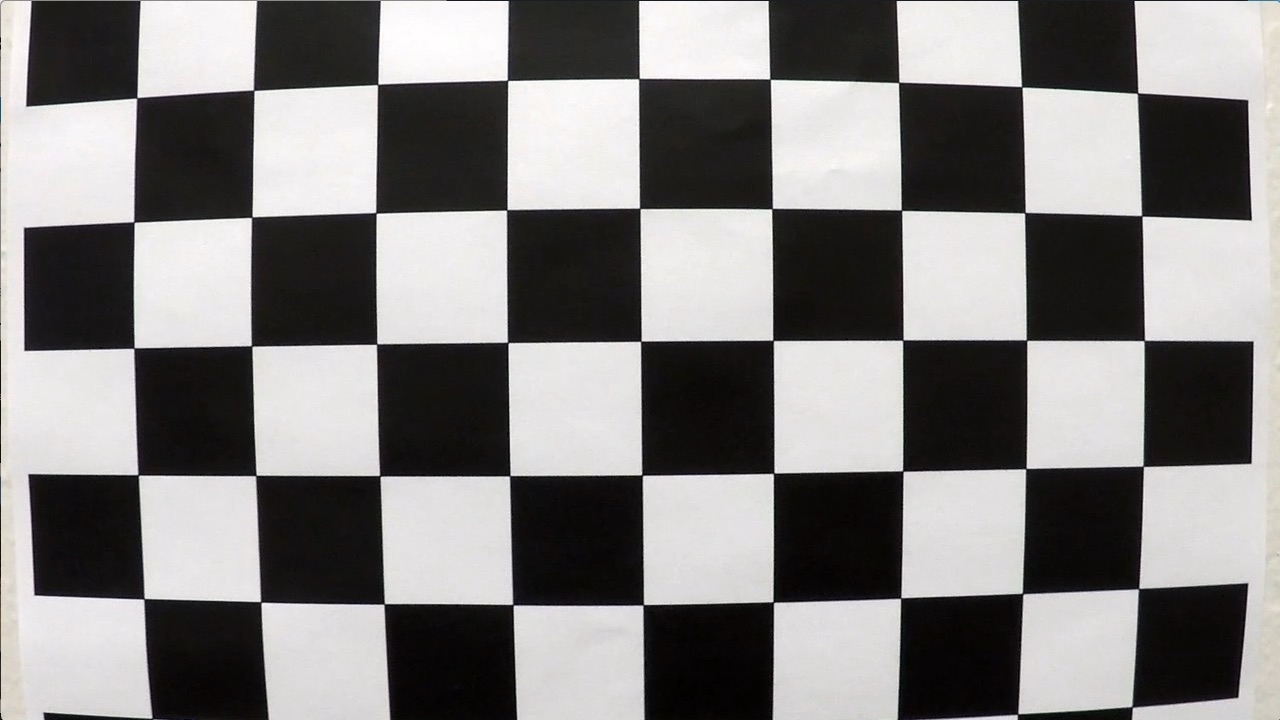
#> input picture camera_cal/calibration1.jpg, 1280 x 720 px
$ python -i image_processing.py   (imports and definitions only)   (older library calls are emulated)
#> lines starting #> are read from the running program, lines starting #| are printed output that depends on the picture; after the words box and inside, x2 and y2 are one past the last pixel; in counts of white or black regions, pixels touching at a corner belong together
#> further down, picture is the input picture: shape (720, 1280, 3); mean B, G, R 127.8, 128.4, 130.1
#> in colour_mask, `hsv = cv2.cvtColor(frame, cv2.COLOR_BGR2HSV)`: hsv: shape (720, 1280, 3); mean H, S, V 82.1, 23, 130.3
#> in colour_mask, `yellow = cv2.inRange(hsv, settings.YELLOW_LOW, settings.YELLOW_HIGH)`: yellow: shape (720, 1280); every value is 0
"""
image_processing.py

The per-frame image steps that come before the lane search:
  1. undistort the frame with the camera calibration
  2. build a colour mask (yellow paint + thin bright stripes)
  3. build an edge mask (Sobel in x direction, only on weak stripes)
  4. combine both into one black/white "lane pixel" image
  5. warp it to a bird's-eye view
"""

import cv2
import numpy as np

import settings


class Camera:
    """Holds the calibration, the perspective matrices and the ROI."""

    # [12 lines left out: function __init__, not called in this run]

    def undistort(self, frame):
        return cv2.undistort(frame, self.camera_matrix, self.dist_coeffs)

    # [11 lines left out: functions warp, region_of_interest_mask, not called in this run]


def stripe_mask(lightness, contrast):
    """
    Pixels that are brighter than the road STRIPE_DISTANCE pixels to the
    left AND to the right of them, i.e. thin bright stripes like paint.
    np.roll shifts the whole image sideways so we can compare every pixel
    with its neighbours in one go. (It wraps around at the image border,
    but the border is outside the ROI anyway.)
    """
#> called with contrast = 15
    d = settings.STRIPE_DISTANCE
    centre = lightness.astype(np.int16)  # int16 so differences can be negative
    left_neighbour = np.roll(centre, d, axis=1)
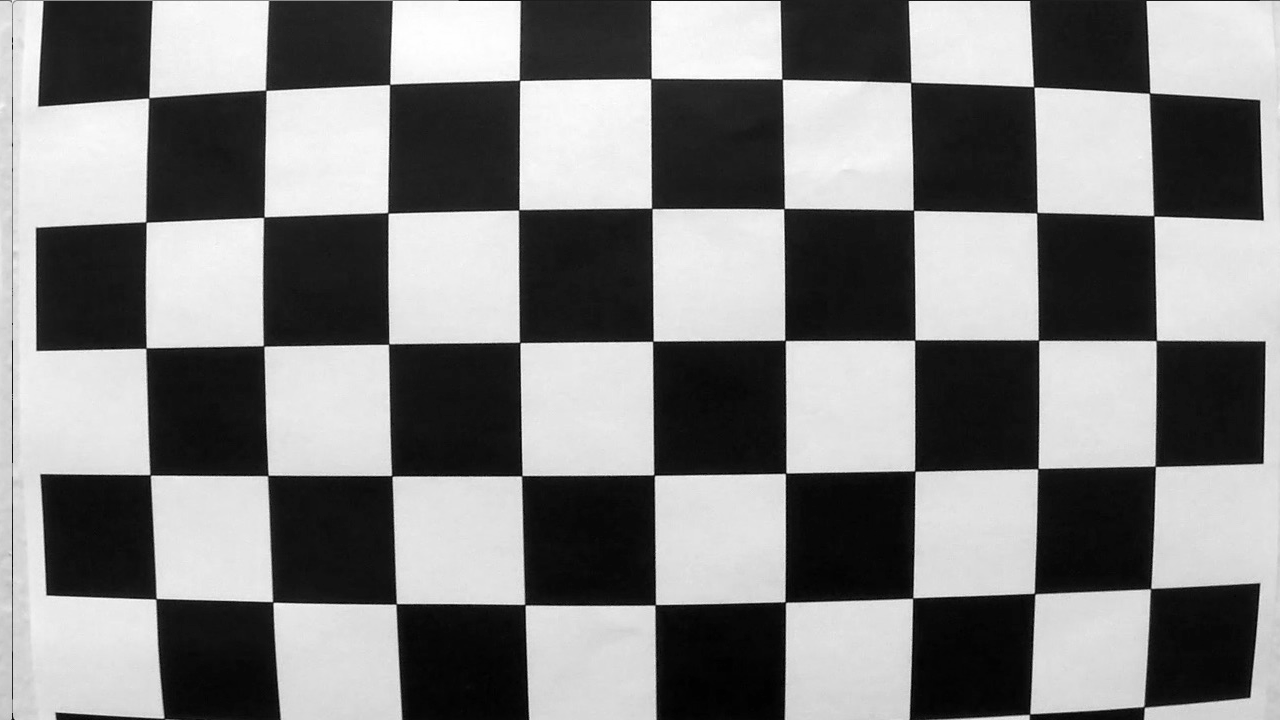
#> left_neighbour: shape (720, 1280) int16; min 0, max 255, mean 128.9
    right_neighbour = np.roll(centre, -d, axis=1)
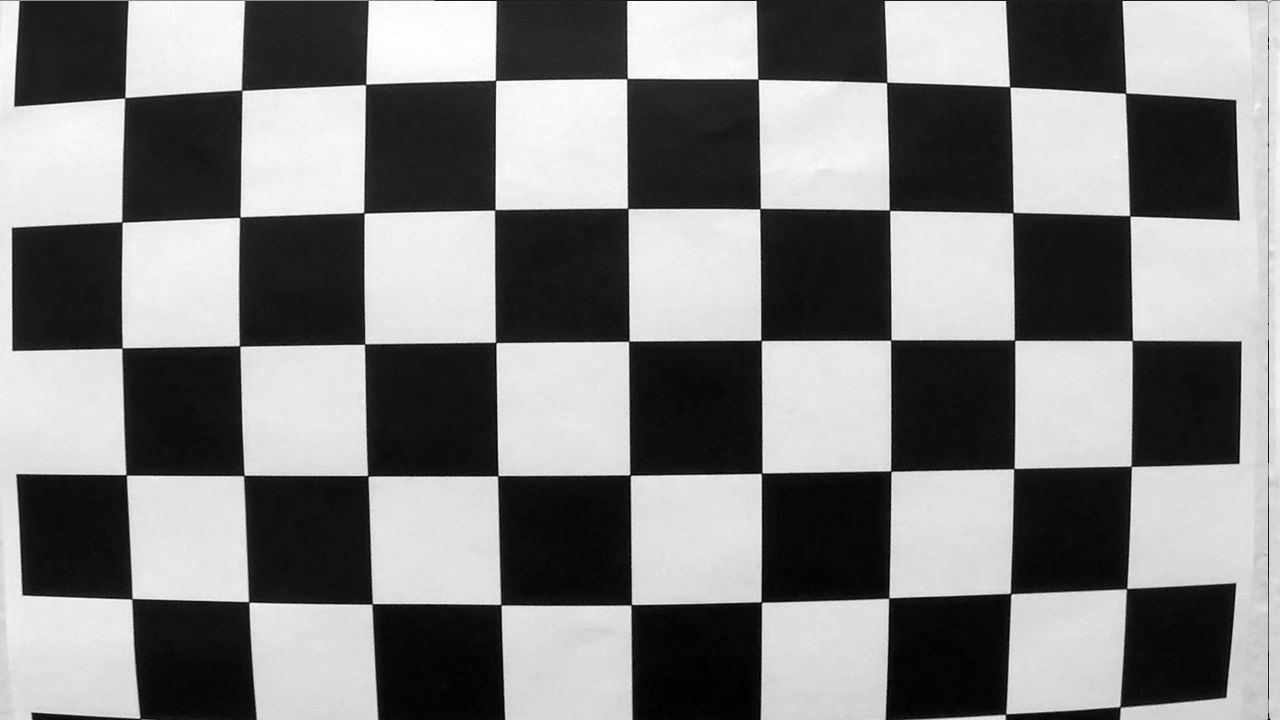
#> right_neighbour: shape (720, 1280) int16; min 0, max 255, mean 128.9
    stripe = ((centre - left_neighbour) > contrast) &              ((centre - right_neighbour) > contrast) &              (centre >= settings.STRIPE_MIN_L)
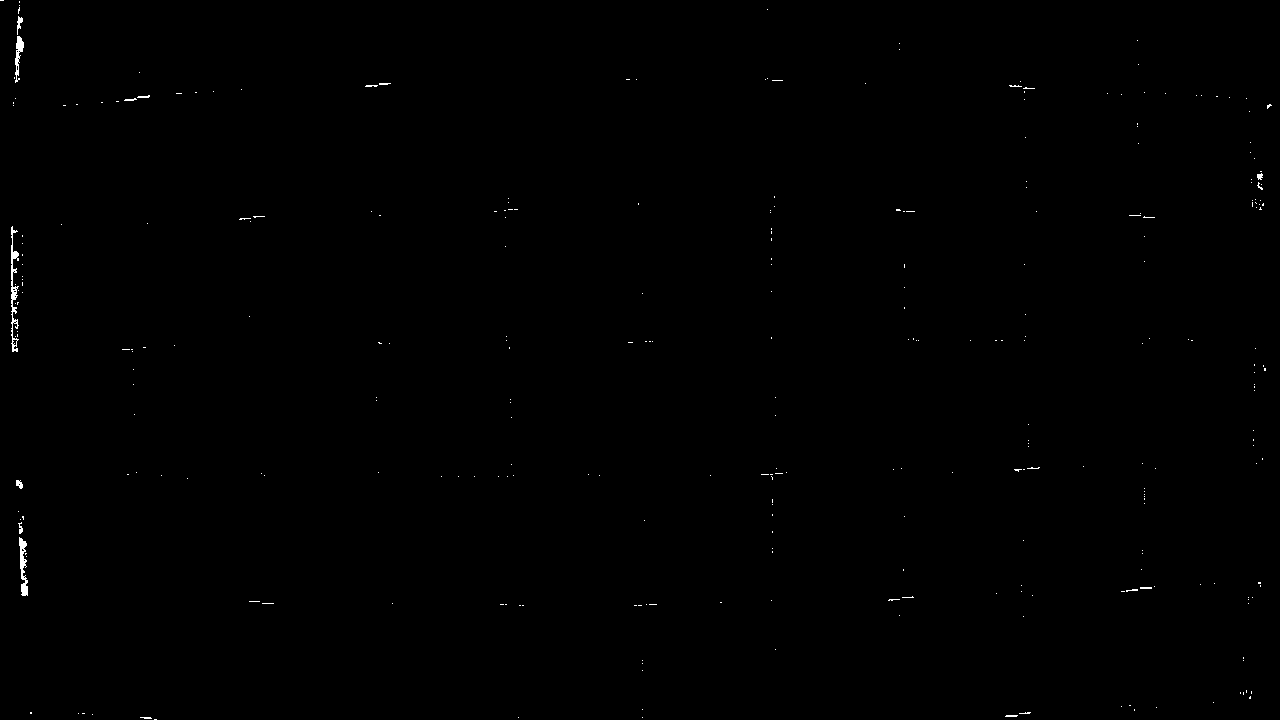
#> stripe: shape (720, 1280) bool; 0.21% white in thin lines or dots
    return np.where(stripe, 255, 0).astype(np.uint8)
#> returned value: shape (720, 1280); 0.21% white in thin lines or dots


def colour_mask(frame):
    """Pixels that look like lane paint: yellow, or a bright thin stripe."""
    hsv = cv2.cvtColor(frame, cv2.COLOR_BGR2HSV)
    lightness = cv2.cvtColor(frame, cv2.COLOR_BGR2HLS)[:, :, 1]

    yellow = cv2.inRange(hsv, settings.YELLOW_LOW, settings.YELLOW_HIGH)
    bright_stripes = stripe_mask(lightness, settings.STRIPE_CONTRAST)
    return cv2.bitwise_or(yellow, bright_stripes)


# [24 lines left out: functions edge_mask, lane_pixel_mask, not called in this run]

>>> import cv2
>>> picture = cv2.imread('camera_cal/calibration1.jpg')
>>> result = colour_mask(picture)

$ run again, on camera_cal/calibration11.jpg
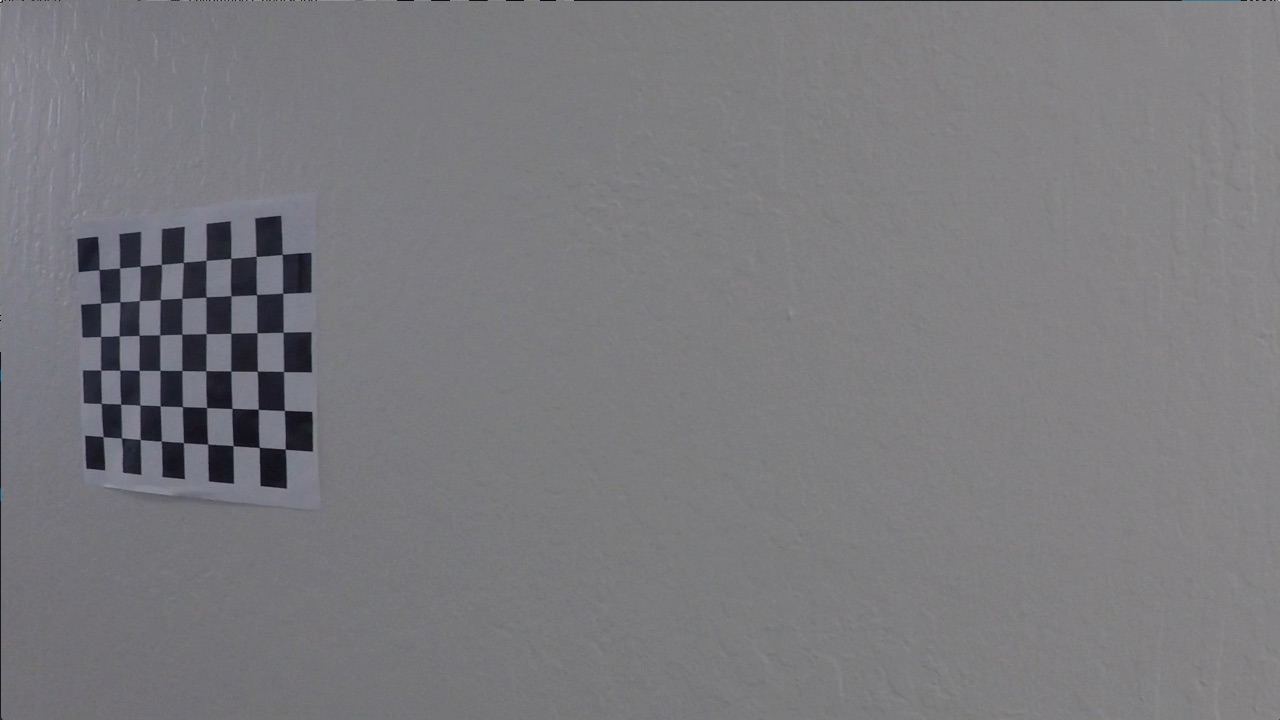
#> input picture camera_cal/calibration11.jpg, 1280 x 720 px
#> picture is the input picture: shape (720, 1280, 3); mean B, G, R 125.2, 121.7, 122.2
#> hsv: shape (720, 1280, 3); mean H, S, V 112.2, 9, 125.3
#> yellow: shape (720, 1280); every value is 0
#> in stripe_mask, `left_neighbour = np.roll(centre, d, axis=1)`:
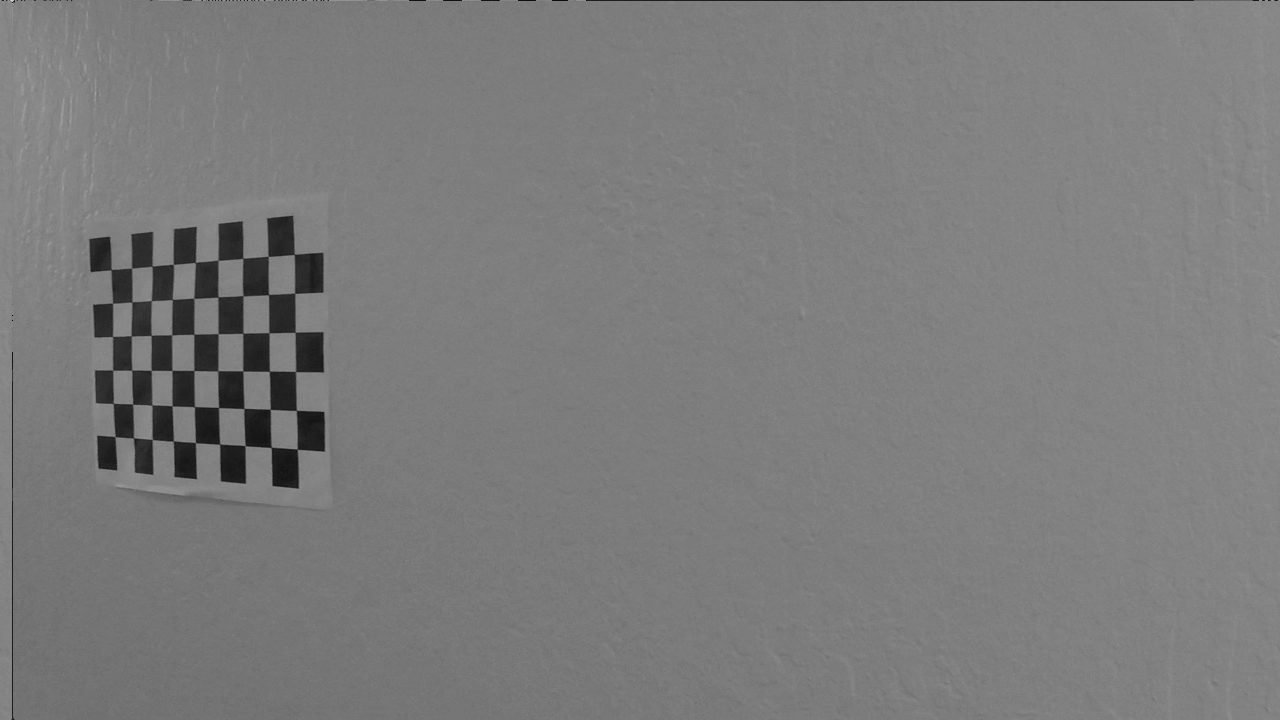
#> left_neighbour: shape (720, 1280) int16; min 2, max 207, mean 123.6
#> in stripe_mask, `stripe = ((centre - left_neighbour) > contrast) &              ((centr..`:
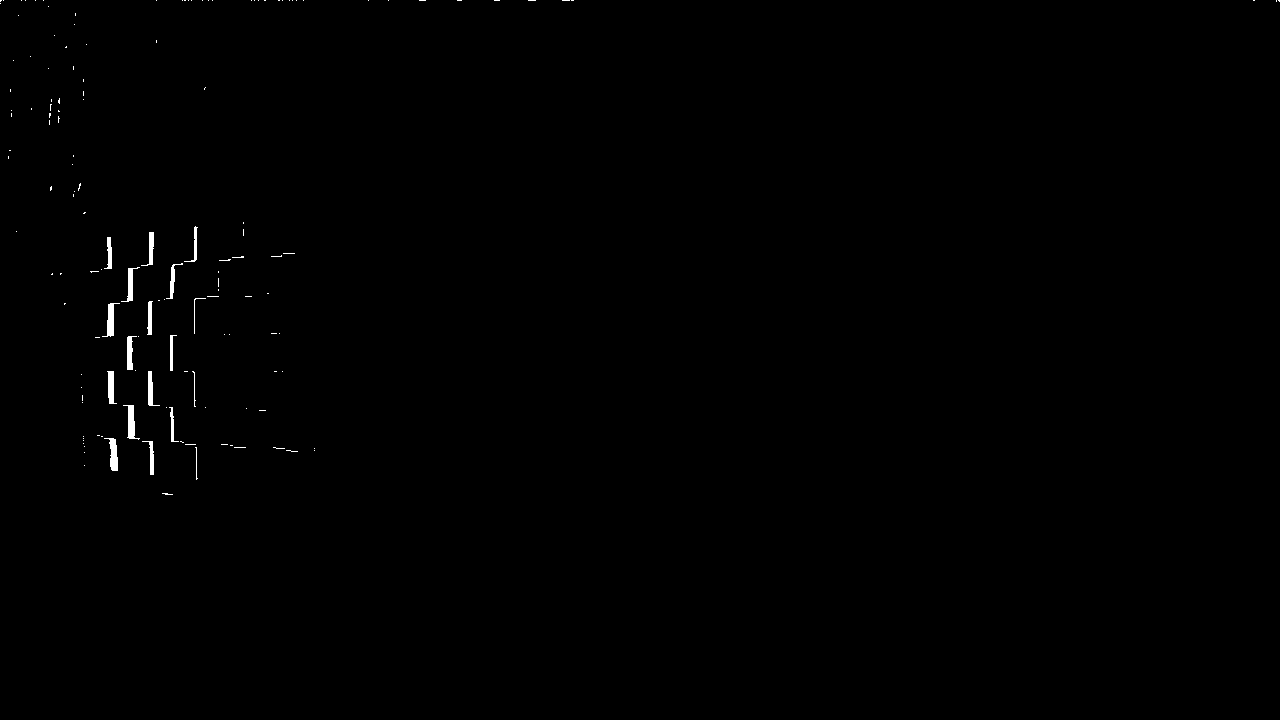
#> stripe: shape (720, 1280) bool; 0.33% white; 147 white regions (129 under 20 px), largest, box (x1, y1, x2, y2) and area: (123, 405, 140, 440) 232, (104, 438, 118, 471) 232, (102, 303, 120, 337) 225

$ run again, on camera_cal/calibration12.jpg
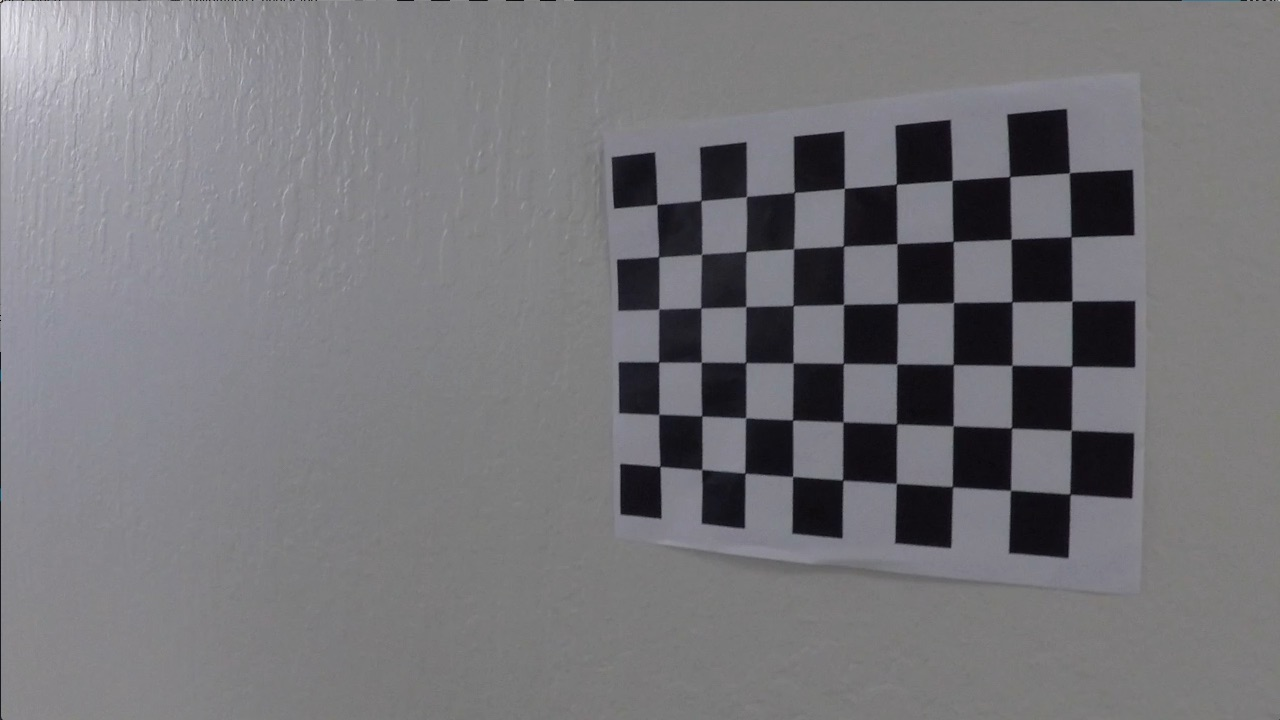
#> input picture camera_cal/calibration12.jpg, 1280 x 720 px
#> picture is the input picture: shape (720, 1280, 3); mean B, G, R 121.6, 117.6, 118.5
#> hsv: shape (720, 1280, 3); mean H, S, V 103.4, 13.9, 121.9
#> yellow: shape (720, 1280); every value is 0
#> in stripe_mask, `right_neighbour = np.roll(centre, -d, axis=1)`:
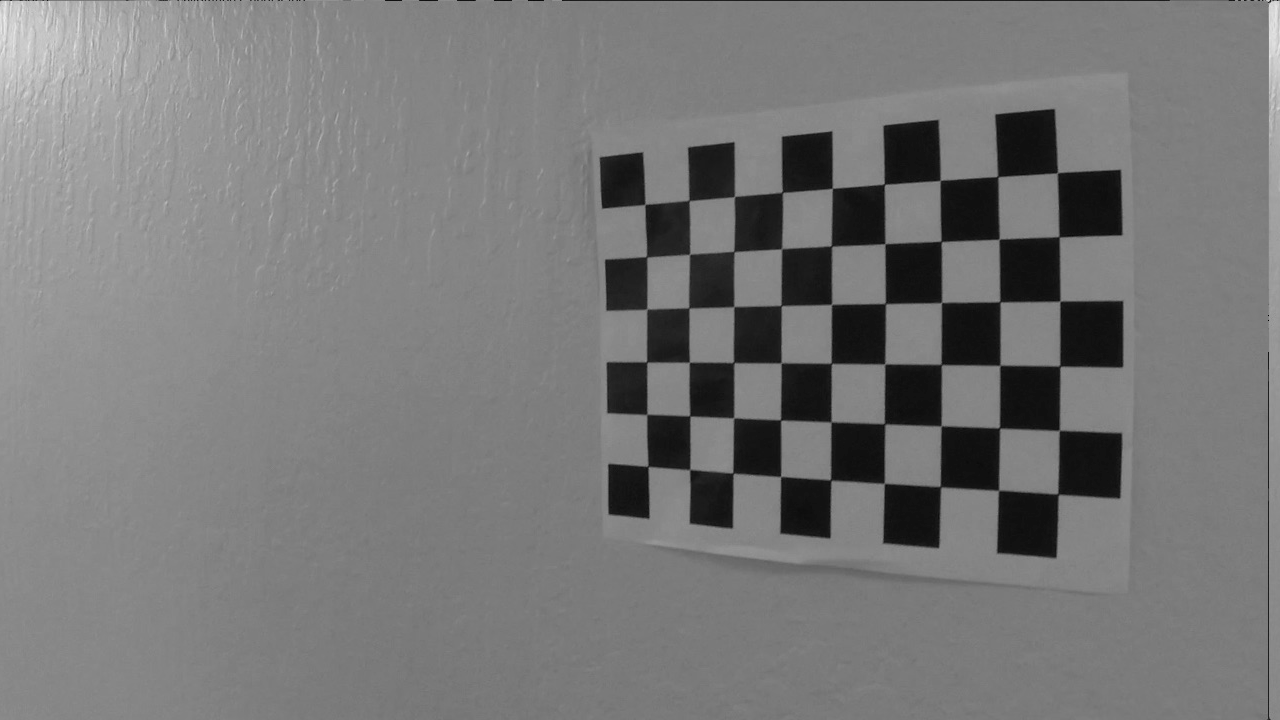
#> right_neighbour: shape (720, 1280) int16; min 4, max 239, mean 119.8
#> in stripe_mask, `stripe = ((centre - left_neighbour) > contrast) &              ((centr..`:
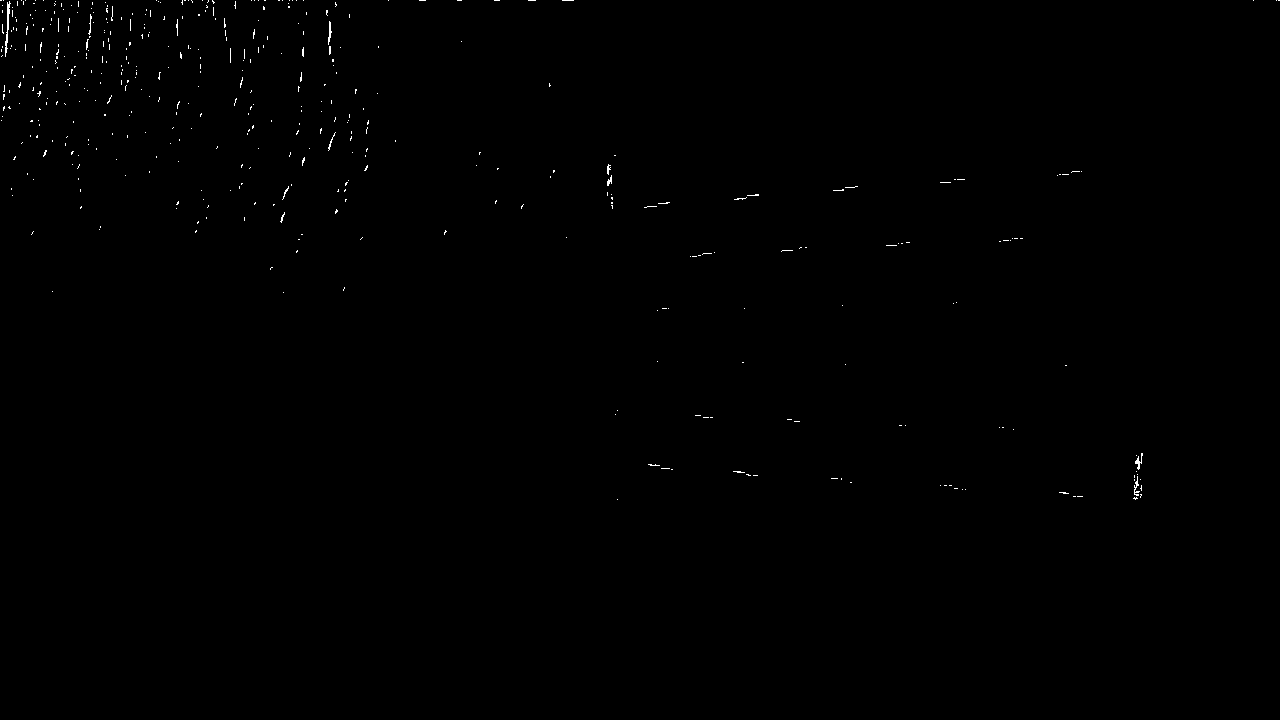
#> stripe: shape (720, 1280) bool; 0.23% white in thin lines or dots, all inside (x1, y1, x2, y2) = (0, 0, 1280, 500)
